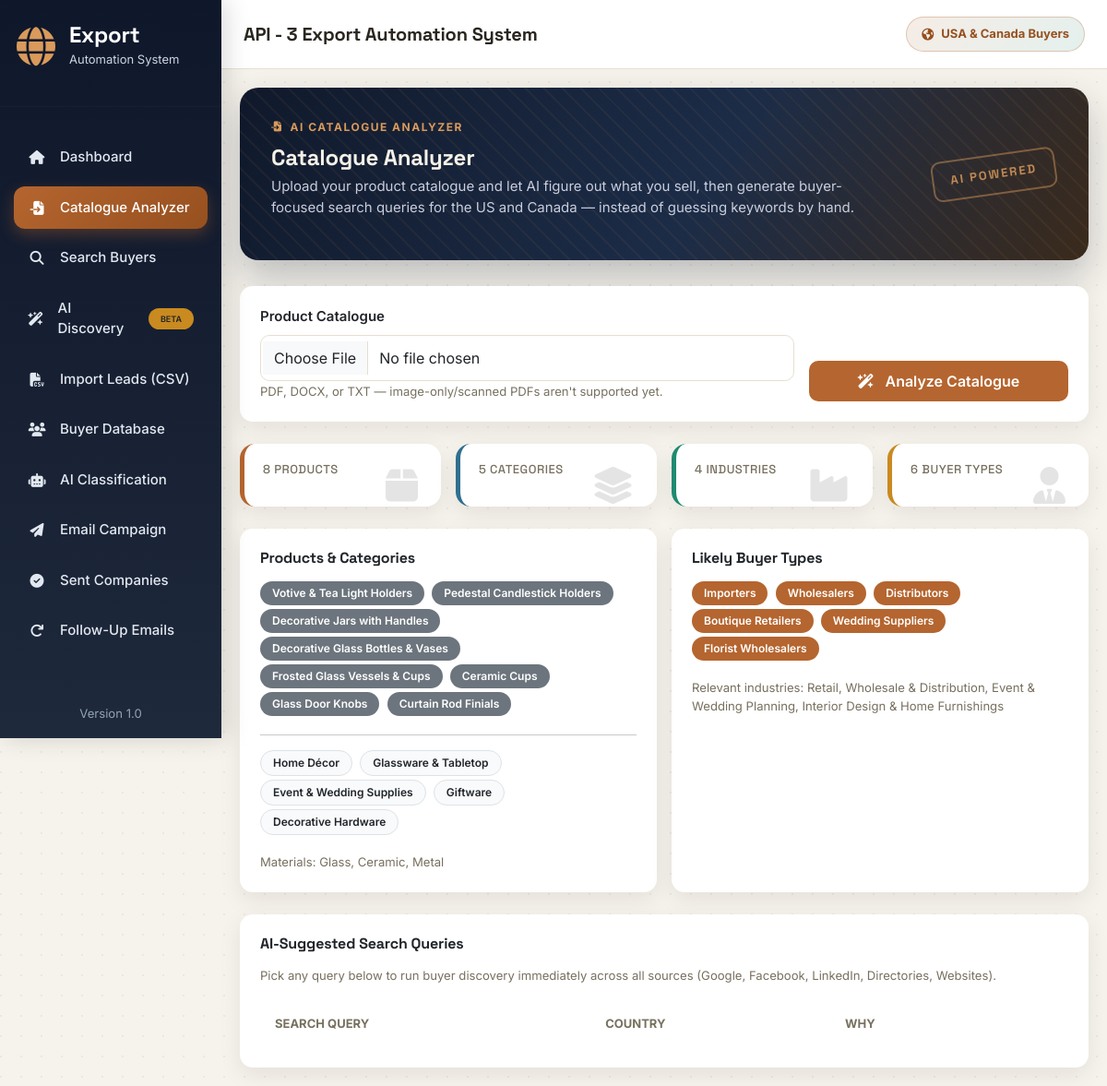
Page /catalogue on the committed database.
### app/models.py (models this page shows)
class CatalogueProfile(db.Model):
    __tablename__ = "catalogue_profile"
    id = db.Column(db.Integer, primary_key=True)
    products = db.Column(db.Text)
    categories = db.Column(db.Text)
    materials = db.Column(db.Text)
    industries = db.Column(db.Text)
    buyer_types = db.Column(db.Text)
    updated_at = db.Column(
        db.DateTime,
        default=datetime.utcnow,
        onupdate=datetime.utcnow
    )

### app/routes/catalogue.py (the view)
@catalogue_bp.route("/catalogue", methods=["GET", "POST"])
def catalogue():
    analysis = None
    if request.method == "POST":
        file = request.files.get("catalogue_file")
        if not file or not file.filename:
            flash("Please choose a catalogue file to upload.", "warning")
            return render_template("catalogue.html", analysis=None)
        analyzer = CatalogueAnalyzer()
        try:
            text = analyzer.extract_text(file)
            analysis = analyzer.analyze(text)
            CatalogueProfileRepository().save(analysis)
        except ValueError as e:
            flash(str(e), "danger")
            return render_template("catalogue.html", analysis=None)
        except Exception as e:
            flash(f"Catalogue analysis failed: {e}", "danger")
            return render_template("catalogue.html", analysis=None)
    else:
        analysis = _profile_to_analysis_dict(
            CatalogueProfileRepository().get()
        )
    return render_template(
        "catalogue.html",
        analysis=analysis
    )

### app/routes/catalogue.py (called while the page is built)
def _profile_to_analysis_dict(profile):
    if not profile:
        return None
    def split(value):
        return [v.strip() for v in (value or "").split(",") if v.strip()]
    return {
        "products": split(profile.products),
        "categories": split(profile.categories),
        "materials": split(profile.materials),
        "industries": split(profile.industries),
        "buyer_types": split(profile.buyer_types),
    }

### app/services/database/catalogue_profile_repository.py (called while the page is built)
    def get(self):
        return CatalogueProfile.query.get(1)

### app/templates/catalogue.html (shortened to what this page needs)
{% extends "base.html" %}
{% block content %}
<div class="hero-banner d-flex justify-content-between align-items-center">
    <div>
        <div class="hero-eyebrow">
            <i class="fa-solid fa-file-import"></i>
            AI Catalogue Analyzer
        </div>
        <h2>
            Catalogue Analyzer
        </h2>
        <p>
            Upload your product catalogue and let AI figure out what you sell,
            then generate buyer-focused search queries for the US and Canada —
            instead of guessing keywords by hand.
        </p>
    </div>
    <div class="hero-stamp">
        AI Powered
    </div>
</div>
<div class="card mb-4">
    <div class="card-body">
        <form method="POST" enctype="multipart/form-data" class="row g-3 align-items-end">
            <div class="col-md-8">
                <label class="form-label">
                    Product Catalogue
                </label>
                <input
                    type="file"
                    class="form-control"
                    name="catalogue_file"
                    accept=".pdf,.docx,.txt,.csv"
                    required>
                <small class="text-muted">
                    PDF, DOCX, or TXT — image-only/scanned PDFs aren't supported yet.
                </small>
            </div>
            <div class="col-md-4">
                <button type="submit" class="btn btn-primary w-100">
                    <i class="fa-solid fa-wand-magic-sparkles me-2"></i>
                    Analyze Catalogue
                </button>
            </div>
        </form>
    </div>
</div>
{% if analysis %}
    <div class="row g-3 mb-4">
        <div class="col-md-3">
            <div class="stats-card stats-primary">
                <i class="fa-solid fa-box"></i>
                <h6>{{ analysis.products|length }} Products</h6>
            </div>
        </div>
        <div class="col-md-3">
            <div class="stats-card stats-info">
                <i class="fa-solid fa-layer-group"></i>
                <h6>{{ analysis.categories|length }} Categories</h6>
            </div>
        </div>
        <div class="col-md-3">
            <div class="stats-card stats-success">
                <i class="fa-solid fa-industry"></i>
                <h6>{{ analysis.industries|length }} Industries</h6>
            </div>
        </div>
        <div class="col-md-3">
            <div class="stats-card stats-warning">
                <i class="fa-solid fa-user-tie"></i>
                <h6>{{ analysis.buyer_types|length }} Buyer Types</h6>
            </div>
        </div>
    </div>
    <div class="row g-3 mb-4">
        <div class="col-md-6">
            <div class="card h-100">
                <div class="card-body">
                    <h6 class="fw-bold mb-3">
                        Products & Categories
                    </h6>
                    {% for p in analysis.products %}
                        <span class="badge bg-secondary me-1 mb-1">{{ p }}</span>
                    {% endfor %}
                    <hr>
                    {% for c in analysis.categories %}
                        <span class="badge bg-light text-dark border me-1 mb-1">{{ c }}</span>
                    {% endfor %}
                    {% if analysis.materials %}
                        <p class="text-muted mt-3 mb-0 small">
                            Materials: {{ analysis.materials|join(", ") }}
                        </p>
                    {% endif %}
                </div>
            </div>
        </div>
        <div class="col-md-6">
            <div class="card h-100">
                <div class="card-body">
                    <h6 class="fw-bold mb-3">
                        Likely Buyer Types
                    </h6>
                    {% for b in analysis.buyer_types %}
                        <span class="badge bg-primary me-1 mb-1">{{ b }}</span>
                    {% endfor %}
                    {% if analysis.industries %}
                        <p class="text-muted mt-3 mb-0 small">
                            Relevant industries: {{ analysis.industries|join(", ") }}
                        </p>
                    {% endif %}
                </div>
            </div>
        </div>
    </div>
    <div class="card">
        <div class="card-body">
            <h6 class="fw-bold mb-3">
                AI-Suggested Search Queries
            </h6>
            <p class="text-muted small mb-3">
                Pick any query below to run buyer discovery immediately across
                all sources (Google, Facebook, LinkedIn, Directories, Websites).
            </p>
            <div class="table-responsive">
                <table class="table align-middle">
                    <thead>
                        <tr>
                            <th>Search Query</th>
                            <th>Country</th>
                            <th>Why</th>
                            <th></th>
                        </tr>
                    </thead>
                </table>
            </div>
        </div>
    </div>
{% endif %}
{% endblock %}

### app/static/css/style.css (style rules this page uses)
:root { --primary:#b5652f; --primary-dark:#96501f; --sidebar:#0b1626; --sidebar-hover:#16233a; --success:#1f8a70; --danger:#c0392b; --warning:#c98a1f; --info:#2f6f8f; --background:#f6f3ec; --white:#ffffff; --border:#e6dfd0; --text:#2a2620; --muted:#77705f; --radius:14px; --shadow:0 8px 24px rgba(24,17,6,.08); --font-display:'Space Grotesk',sans-serif; --sidebar-width:270px; --sidebar-width-lg:240px; }
* { margin:0; padding:0; box-sizing:border-box; font-family:'Inter',sans-serif; }
html { overflow-x:hidden; width:100%; }
body { background:var(--background); background-image: radial-gradient(circle at 1px 1px, rgba(24,17,6,.05) 1px, transparent 0); background-size:22px 22px; color:var(--text); overflow-x:hidden; width:100%; font-size:15px; }
h1, h2, h3, h4, h5, h6 { font-family:var(--font-display); letter-spacing:-.01em; }
.card { border:none; border-radius:var(--radius); box-shadow:var(--shadow); transition:.25s ease; overflow:hidden; max-width:100%; }
.card-body { padding:22px; max-width:100%; }
.stats-card { background:white; border-radius:16px; padding:22px; box-shadow:var(--shadow); position:relative; overflow:hidden; transition:.3s; height:100%; }
.stats-card h6 { color:var(--muted); font-size:13px; margin-bottom:12px; text-transform:uppercase; letter-spacing:.5px; }
.stats-card i { position:absolute; right:25px; top:25px; font-size:40px; opacity:.12; }
.stats-primary { border-left:5px solid var(--primary); }
.stats-success { border-left:5px solid var(--success); }
.stats-warning { border-left:5px solid var(--warning); }
.stats-info { border-left:5px solid var(--info); }
.btn { border-radius:10px; padding:10px 20px; font-weight:600; transition:.25s; }
.btn-primary { background:var(--primary); border:none; }
.table { margin-bottom:0; vertical-align:middle; }
.table thead { background:#f8fafc; }
.table thead th { border:none; color:var(--muted); font-weight:700; font-size:13px; text-transform:uppercase; padding:16px; white-space:nowrap; }
.table-responsive { overflow-x:auto; -webkit-overflow-scrolling:touch; max-width:100%; }
.badge { padding:7px 13px; border-radius:30px; font-weight:600; font-size:12px; white-space:nowrap; }
.bg-primary { background:var(--primary)!important; }
.form-control { border-radius:10px; border:1px solid var(--border); padding:12px 14px; transition:.25s; max-width:100%; }
label { font-weight:600; margin-bottom:8px; }
.text-muted { color:var(--muted)!important; }
.bg-light { background:#f8fafc!important; }
.hero-banner { position:relative; border-radius:20px; padding:30px 34px; margin-bottom:28px; overflow:hidden; max-width:100%; background: linear-gradient(120deg, #10192b 0%, #1c2c47 55%, #3a2a1c 100%); color:#f5f1e8; box-shadow:0 18px 40px rgba(16,25,43,.25); }
.hero-banner::before { content:""; position:absolute; inset:0; background-image: repeating-linear-gradient( 45deg, rgba(217,154,91,.06) 0, rgba(217,154,91,.06) 2px, transparent 2px, transparent 14px ); pointer-events:none; }
.hero-eyebrow { display:inline-flex; align-items:center; gap:8px; font-size:12px; font-weight:700; letter-spacing:1.5px; text-transform:uppercase; color:#d99a5b; margin-bottom:10px; }
.hero-eyebrow i { font-size:11px; }
.hero-banner h2 { font-family:var(--font-display); font-size:27px; font-weight:700; margin-bottom:6px; position:relative; }
.hero-banner p { color:#c8cede; max-width:640px; position:relative; }
.hero-stamp { position:absolute; right:36px; top:50%; transform:translateY(-50%) rotate(-8deg); border:2px solid rgba(217,154,91,.55); border-radius:10px; padding:10px 18px; font-family:var(--font-display); font-size:13px; font-weight:700; letter-spacing:2px; text-transform:uppercase; color:#d99a5b; opacity:.85; }
@media (max-width:1400px) { .stats-card { padding:20px; } }
@media (max-width:1366px) { .hero-banner h2 { font-size:24px; } }

### rows in the picture
CatalogueProfile: materials "Glass, Ceramic, Metal", industries "Retail, Wholesale & Distribution, Event & Wedding Planning, Interior Design & Home Furnishings"

### other values in the picture
{{ analysis.products|length }} "8"
{{ analysis.categories|length }} "5"
{{ analysis.industries|length }} "4"
{{ analysis.buyer_types|length }} "6"
{{ p }} "Votive & Tea Light Holders" "Pedestal Candlestick Holders" "Decorative Jars with Handles" "Decorative Glass Bottles & Vases" "Frosted Glass Vessels & Cups" "Ceramic Cups" "Glass Door Knobs" "Curtain Rod Finials"
{{ c }} "Home Décor" "Glassware & Tabletop" "Event & Wedding Supplies" "Giftware" "Decorative Hardware"
{{ b }} "Importers" "Wholesalers" "Distributors" "Boutique Retailers" "Wedding Suppliers" "Florist Wholesalers"
